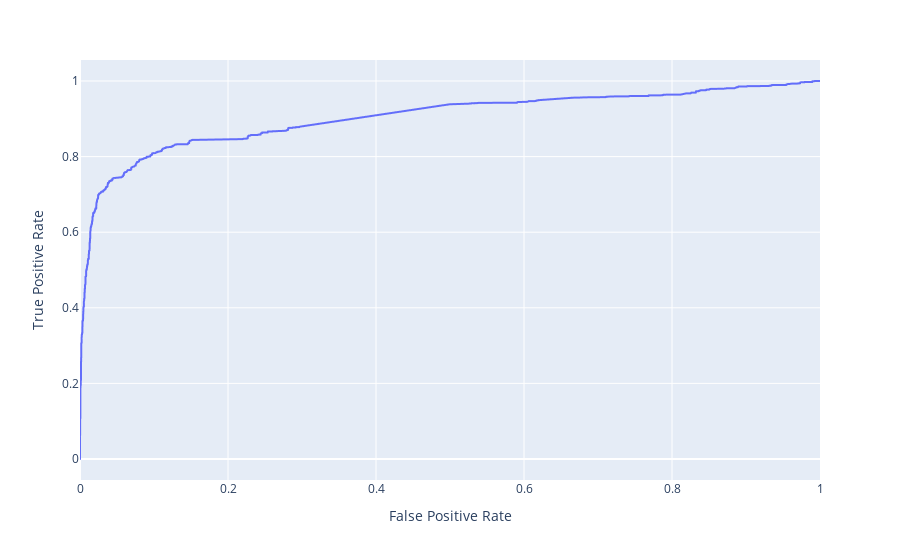

Write notebook code for a chart like this one.
### Markdown cell above
<!-- END QUESTION -->

<!-- BEGIN QUESTION -->

### Question 3: ROC Curve

In most cases we won't be able to get 0 false positives and 0 false negatives, so we have to compromise. For example, in the case of cancer screenings, false negatives are comparatively worse than false positives — a false negative means that a patient might not discover that they have cancer until it's too late, whereas a patient can just receive another screening for a false positive.

Recall that logistic regression calculates the probability that an example belongs to a certain class. Then, to classify an example we say that an email is spam if our classifier gives it $\ge 0.5$ probability of being spam. However, *we can adjust that cutoff*: we can say that an email is spam only if our classifier gives it $\ge 0.7$ probability of being spam, for example. This is how we can trade off false positives and false negatives.

The ROC curve shows this trade off for each possible cutoff probability. In the cell below, plot a ROC curve for your final classifier (the one you use to make predictions for Gradescope) on the training data. Refer to Lecture 20 to see how to plot an ROC curve.

**Hint**: You'll want to use the `.predict_proba` method for your classifier instead of `.predict` so you get probabilities instead of binary predictions.

<!--
BEGIN QUESTION
name: q3
manual: True
points: 3
-->

### Code cell
from sklearn.metrics import roc_curve
import plotly.express as px

words = ['money','drug','dick','sex','guarantee','subscribe','earn', 'income','$','week', 'extra','risk', 'limited', 'time', 'offer',
         'opportunity', 'free', 'fast','affordable', 'apply', 'call', 'click', 'discount','please', 'act', 'deal', 'unlimited', 
         'refund','congratulations', 'opportunity', '<html>','<tr>','<td>', 'won', 'prize', 'body','urgent', 'claim','payment', '!!']

X_train = words_in_texts(words, train.loc[:,'email'])
y_train = train.loc[:,'spam']

X_train = X_train
y_train = train['spam']

model = LogisticRegression(fit_intercept=True)
model.fit(X_train, y_train)

y_predict = model.predict_proba(X_train)[:,1]

fpr, tpr, threshold = roc_curve(y_train, y_predict)

fig = px.line(x=fpr, y = tpr, hover_name=threshold)
fig.update_xaxes(title="False Positive Rate")
fig.update_yaxes(title="True Positive Rate")
fig

### Figure 1 — Plotly figure (JSON) as saved in the notebook; plotly's stock layout.template omitted (floating-point values rounded to 4 significant figures; data arrays with more than 128 entries replaced by an {"elided": "..."} marker saying what was removed)
{"data": [{"hovertemplate": "<b>%{hovertext}</b><br><br>x=%{x}<br>y=%{y}<extra></extra>", "hovertext": {"elided": "1422 float values"}, "legendgroup": "", "line": {"color": "#636efa", "dash": "solid"}, "marker": {"symbol": "circle"}, "mode": "lines", "name": "", "showlegend": false, "type": "scattergl", "x": {"elided": "1422 float values"}, "xaxis": "x", "y": {"elided": "1422 float values"}, "yaxis": "y"}], "layout": {"autosize": true, "legend": {"tracegroupgap": 0}, "margin": {"t": 60}, "xaxis": {"anchor": "y", "autorange": true, "domain": [0, 1], "range": [0, 1], "title": {"text": "False Positive Rate"}, "type": "linear"}, "yaxis": {"anchor": "x", "autorange": true, "domain": [0, 1], "range": [-0.05556, 1.056], "title": {"text": "True Positive Rate"}, "type": "linear"}}}
